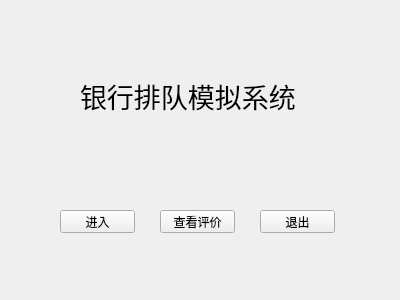
<?xml version="1.0" encoding="UTF-8"?>
<ui version="4.0">
 <class>WelcomeWindow</class>
 <widget class="QWidget" name="WelcomeWindow">
  <property name="geometry">
   <rect>
    <x>0</x>
    <y>0</y>
    <width>400</width>
    <height>300</height>
   </rect>
  </property>
  <property name="windowTitle">
   <string>欢迎</string>
  </property>
  <widget class="QLabel" name="label">
   <property name="geometry">
    <rect>
     <x>80</x>
     <y>50</y>
     <width>251</width>
     <height>91</height>
    </rect>
   </property>
   <property name="font">
    <font>
     <family>黑体</family>
     <pointsize>20</pointsize>
    </font>
   </property>
   <property name="text">
    <string>银行排队模拟系统</string>
   </property>
  </widget>
  <widget class="QPushButton" name="pushButton">
   <property name="geometry">
    <rect>
     <x>60</x>
     <y>210</y>
     <width>75</width>
     <height>23</height>
    </rect>
   </property>
   <property name="text">
    <string>进入</string>
   </property>
  </widget>
  <widget class="QPushButton" name="pushButton_2">
   <property name="geometry">
    <rect>
     <x>260</x>
     <y>210</y>
     <width>75</width>
     <height>23</height>
    </rect>
   </property>
   <property name="text">
    <string>退出</string>
   </property>
  </widget>
  <widget class="QPushButton" name="pushButton_3">
   <property name="geometry">
    <rect>
     <x>160</x>
     <y>210</y>
     <width>75</width>
     <height>23</height>
    </rect>
   </property>
   <property name="text">
    <string>查看评价</string>
   </property>
  </widget>
 </widget>
 <resources/>
 <connections>
  <connection>
   <sender>pushButton_2</sender>
   <signal>clicked()</signal>
   <receiver>WelcomeWindow</receiver>
   <slot>close()</slot>
   <hints>
    <hint type="sourcelabel">
     <x>277</x>
     <y>215</y>
    </hint>
    <hint type="destinationlabel">
     <x>319</x>
     <y>176</y>
    </hint>
   </hints>
  </connection>
 </connections>
</ui>
